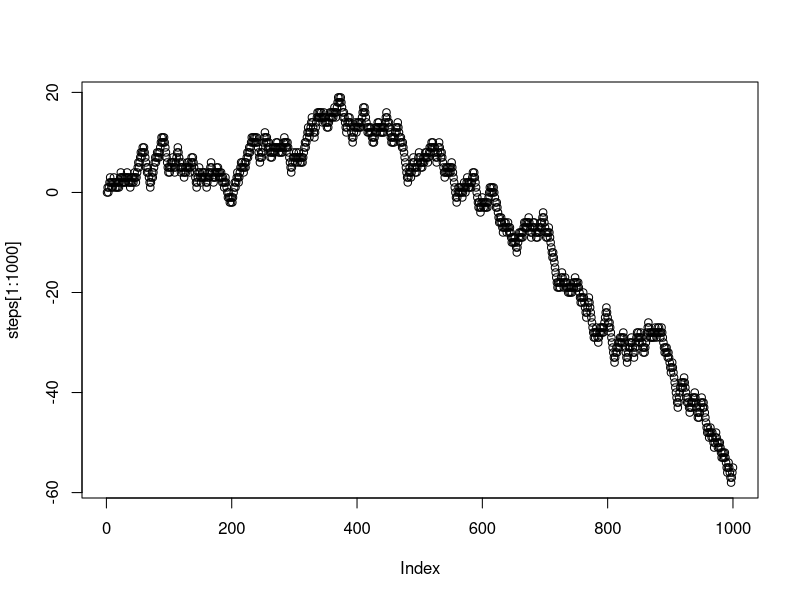

R code for this plot:
## ---- chunk 1
knitr::opts_chunk$set(echo = TRUE)
## ---- chunk 2
samparagraph <- ("Shortly after their arrival in Yharnam, the player finds their first Lamp. They light it, and are transported to a spectral realm called the Hunter's Dream, which acts as both a sanctuary and workshop. The player encounters two entities: Gehrman, an elderly, wheelchair-bound man who provides advice to Hunters like the player; and the Doll, a living life-size doll that assists the player in leveling up and emotionally bonds with the Hunter over the course of the game. Gehrman informs the player that in order to obtain the blood they seek and escape the dream, they must hunt down the various monsters plaguing Yharnam, and halt the source of the plague. As the Hunter delves deeper into the city, they begin to learn its dark secrets, as well as the origin of the plague ravaging it. Long ago, the residents of Yharnam began worshiping ancient, eldritch cosmic beings known as the Great Ones after scholars from the College of Byrgenwerth discovered something referred to as a medium in the ruins of an ancient, highly advanced civilization that Yharnam was built on top of. The Great Ones provided the healing blood Yharnam was famous for, which is also the source of the plague.")

bbletters <- unlist(strsplit(samparagraph,split= ""))
bblowered <- tolower(bbletters)
lettercount<-table(bblowered)
lettercount<-data.frame(lettercount)

library(dplyr)
bbgraph <-lettercount%>%
  filter(bblowered %in% letters == TRUE)
totalbb <- sum(bbgraph$Freq)

bbgraph <- bbgraph %>%
  mutate(probabilities= Freq/totalbb)

knitr::kable(bbgraph)

#25% got to the part where I lower cased all the letters, couldnt figure out how to remove punctuation

## ---- chunk 3

q2let <- sample(bbgraph$bblowered,50*5,replace=TRUE,
                prob= bbgraph$probabilities)

mystring <- matrix(q2let,ncol=5)

randomq2 <- c()
for (i in 1:dim(mystring)[1]){
  randomq2[i] <- paste(mystring[i,], collapse="")
}

randomq2

#75% pretty much just used the example from earlier and used prior q variables

## ---- chunk 4

steps <- c(0)

for(i in 1:10000){
  coin <- sample(c(1,-1),1)
  steps[i+1] <- steps[i]+coin
}

plot(steps[1:1000])

#0% approached it the completely wrong way
## ---- chunk 5
min(steps)
max(steps)

